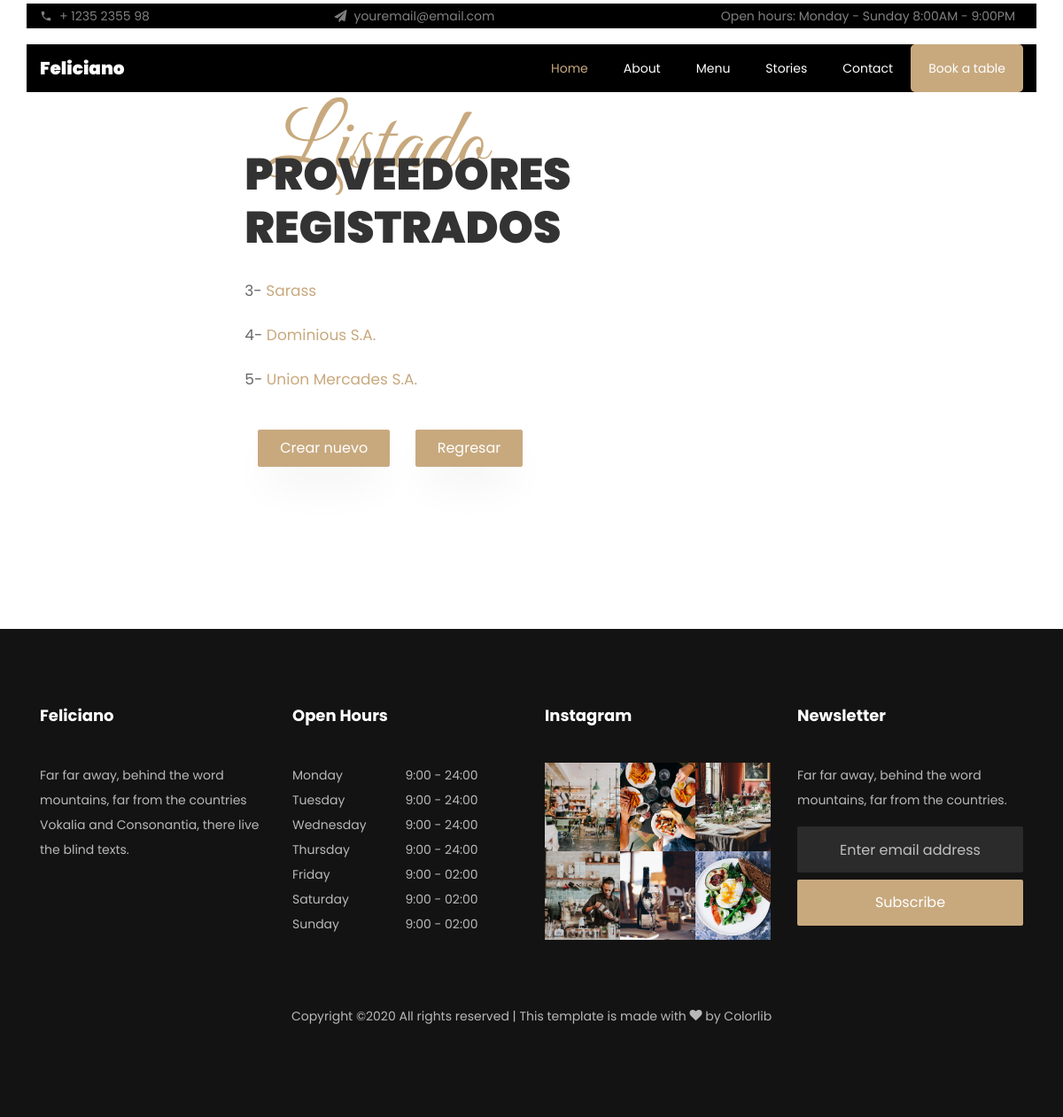
/persona/proveedor/, run on the app's committed database.
### persona/models.py (models this page shows)
class Proveedor(models.Model):
	nombre 		= models.CharField(max_length=100)
	ruc			= models.IntegerField()
	direc 		= models.CharField(max_length=100)
	descripcion = models.TextField()
	def get_absolute_url(self):
		return reverse('persona:proveedor-detail', kwargs = {'pk': self.id})

### persona/views.py (the view)
# urls.py: path('proveedor/', ProveedorListView.as_view(), name='proveedor-list'),
class ProveedorListView(ListView):
	model = Proveedor

### persona/templates/persona/proveedor_list.html (shortened to what this page needs)
{% load static %}
<!DOCTYPE html>
<html lang="en">
  <head>
    <link rel="stylesheet" href="{% static 'css/open-iconic-bootstrap.min.css' %}">
    <link rel="stylesheet" href="{% static 'css/animate.css' %}">
    <link rel="stylesheet" href="{% static 'css/owl.carousel.min.css' %}">
    <link rel="stylesheet" href="{% static 'css/owl.theme.default.min.css' %}">
    <link rel="stylesheet" href="{% static 'css/magnific-popup.css' %}">
    <link rel="stylesheet" href="{% static 'css/aos.css' %}">
    <link rel="stylesheet" href="{% static 'css/ionicons.min.css' %}">
    <link rel="stylesheet" href="{% static 'css/bootstrap-datepicker.css' %}">
    <link rel="stylesheet" href="{% static 'css/jquery.timepicker.css' %}">
    <link rel="stylesheet" href="{% static 'css/flaticon.css' %}">
    <link rel="stylesheet" href="{% static 'css/icomoon.css' %}">
    <link rel="stylesheet" href="{% static 'css/style.css' %}">
  </head>
  <body>
    <div class="py-1 bg-black top">
    	<div class="container" style="background-color: black">
    		<div class="row no-gutters d-flex align-items-start align-items-center px-md-0">
	    		<div class="col-lg-12 d-block">
		    		<div class="row d-flex">
		    			<div class="col-md pr-4 d-flex topper align-items-center">
					    	<div class="icon mr-2 d-flex justify-content-center align-items-center"><span class="icon-phone2"></span></div>
						    <span class="text">+ 1235 2355 98</span>
					    </div>
					    <div class="col-md pr-4 d-flex topper align-items-center">
					    	<div class="icon mr-2 d-flex justify-content-center align-items-center"><span class="icon-paper-plane"></span></div>
						    <span class="text">youremail@email.com</span>
					    </div>
					    <div class="col-md-5 pr-4 d-flex topper align-items-center text-lg-right justify-content-end">
						    <p class="mb-0 register-link"><span>Open hours:</span> <span>Monday - Sunday</span> <span>8:00AM - 9:00PM</span></p>
					    </div>
				    </div>
			    </div>
		    </div>
		  </div>
    </div>
	  <nav class="navbar navbar-expand-lg navbar-dark ftco_navbar bg-dark ftco-navbar-light" id="ftco-navbar">
	    <div class="container" style="background-color: black">
	      <a class="navbar-brand" href="index.html">Feliciano</a>
	      <div class="collapse navbar-collapse" id="ftco-nav">
	        <ul class="navbar-nav ml-auto">
	        	<li class="nav-item active"><a href="index.html" class="nav-link">Home</a></li>
	        	<li class="nav-item"><a href="about.html" class="nav-link">About</a></li>
	        	<li class="nav-item"><a href="menu.html" class="nav-link">Menu</a></li>
	        	<li class="nav-item"><a href="blog.html" class="nav-link">Stories</a></li>
	          <li class="nav-item"><a href="contact.html" class="nav-link">Contact</a></li>
	          <li class="nav-item cta"><a href="reservation.html" class="nav-link">Book a table</a></li>
	        </ul>
	      </div>
	    </div>
	  </nav>
	<section class="ftco-section contact-section">
		<div class="container">
			<div class=" justify-content-center d-flex no-gutters">
		        <div class="col-md-7 order-md-last ftco-animate makereservation ">
			       	<div class="py-md-5">
				       	<div class="heading-section ftco-animate mb-4">
				         	<span class="subheading ml-4">Listado</span>
				            <h2 class="mb-8">PROVEEDORES REGISTRADOS</h2>
				        </div>
						<div class="form-group">
						    {% block body %}
							{% for instance in object_list %}
								<p>{{ instance.id }}-
									<a href='{{ instance.get_absolute_url }}'>{{ instance.nombre }}</a>
								</p>
							{% endfor %}
				        </div>
				        <div class="col-md-12 mt-3">
				           	<div class="form-group">
								<a href="create/" class="btn btn-primary py-2 px-4 mr-4 mt-4">Crear nuevo</a>
								<a href="../" class="btn btn-primary py-2 px-4 mr-4 mt-4">Regresar</a>
				           	</div>
				        </div>
				        {% endblock%}
				    </div>
			    </div>
			</div>
		</div>
	</section>
	<footer class="ftco-footer ftco-bg-dark ftco-section">
        <div class="container">
        	<div class="row mb-5">
	          	<div class="col-md-6 col-lg-3">
	            	<div class="ftco-footer-widget mb-4">
	              		<h2 class="ftco-heading-2">Feliciano</h2>
	              		<p>Far far away, behind the word mountains, far from the countries Vokalia and Consonantia, there live the blind texts.</p>
			            <ul class="ftco-footer-social list-unstyled float-md-left float-lft mt-3">
			            </ul>
	            	</div>
	          	</div>
	            <div class="col-md-6 col-lg-3">
	            	<div class="ftco-footer-widget mb-4">
	              		<h2 class="ftco-heading-2">Open Hours</h2>
			            <ul class="list-unstyled open-hours">
			                <li class="d-flex"><span>Monday</span><span>9:00 - 24:00</span></li>
			                <li class="d-flex"><span>Tuesday</span><span>9:00 - 24:00</span></li>
			                <li class="d-flex"><span>Wednesday</span><span>9:00 - 24:00</span></li>
			                <li class="d-flex"><span>Thursday</span><span>9:00 - 24:00</span></li>
			                <li class="d-flex"><span>Friday</span><span>9:00 - 02:00</span></li>
			                <li class="d-flex"><span>Saturday</span><span>9:00 - 02:00</span></li>
			                <li class="d-flex"><span>Sunday</span><span> 9:00 - 02:00</span></li>
			            </ul>
	            	</div>
	            </div>
		        <div class="col-md-6 col-lg-3">
		            <div class="ftco-footer-widget mb-4">
		        	    <h2 class="ftco-heading-2">Instagram</h2>
		            	<div class="thumb d-sm-flex">
			              	<a href="#" class="thumb-menu img" style="background-image: url({% static 'images/insta-1.jpg' %});">
			             	</a>
			            	<a href="#" class="thumb-menu img" style="background-image: url({% static 'images/insta-2.jpg' %});">
			            	</a>
			            	<a href="#" class="thumb-menu img" style="background-image: url({% static 'images/insta-3.jpg' %});">
			            	</a>
			            </div>
			            <div class="thumb d-flex">
			            	<a href="#" class="thumb-menu img" style="background-image: url({% static 'images/insta-4.jpg' %});">
			            	</a>
			            	<a href="#" class="thumb-menu img" style="background-image: url({% static 'images/insta-5.jpg' %});">
			            	</a>
			            	<a href="#" class="thumb-menu img" style="background-image: url({% static 'images/insta-6.jpg' %});">
			            	</a>
			            </div>
		            </div>
		        </div>
		        <div class="col-md-6 col-lg-3">
		            <div class="ftco-footer-widget mb-4">
		            	<h2 class="ftco-heading-2">Newsletter</h2>
		            	<p>Far far away, behind the word mountains, far from the countries.</p>
		                <form action="#" class="subscribe-form">
		          	      	<div class="form-group">
		            	    	<input type="text" class="form-control mb-2 text-center" placeholder="Enter email address">
		                		<input type="submit" value="Subscribe" class="form-control submit px-3">
		                	</div>
		              	</form>
		            </div>
		        </div>
        	</div>
        	<div class="row">
          		<div class="col-md-12 text-center">
            		<p>
  					Copyright &copy;<script>document.write(new Date().getFullYear());</script> All rights reserved | This template is made with <i class="icon-heart" aria-hidden="true"></i> by <a href="https://colorlib.com" target="_blank">Colorlib</a>
  					</p>
          		</div>
        	</div>
      	</div>
    </footer>
    </body>
</html>

### static/css/icomoon.css (style rules this page uses)
[class^="icon-"], [class*=" icon-"] { font-family: 'icomoon' !important; speak: none; font-style: normal; font-weight: normal; font-variant: normal; text-transform: none; line-height: 1; -webkit-font-smoothing: antialiased; -moz-osx-font-smoothing: grayscale; }
.icon-heart:before { content: "\f004"; }
.icon-paper-plane:before { content: "\f1d8"; }
.icon-phone2:before { content: "\e0cd"; }

### data on the page
Proveedor: id "3", nombre "Sarass"
Proveedor: id "4", nombre "Dominious S.A."
Proveedor: id "5", nombre "Union Mercades S.A."
